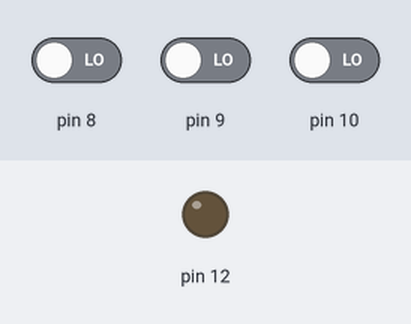
Bench run of a sketch on a simulated Arduino Uno, built with avr-gcc and run on an emulated ATmega328P. Parts: output pins drawn as LEDs (lit = HIGH). The test bench sets the inputs (shaded band); at power-on: pin 8 LOW, pin 9 LOW, pin 10 LOW.

Above: at 8.8 s.
8.9 s: pin 8 driven HIGH and pin 9 driven HIGH and pin 10 driven HIGH
At 12.5 s:
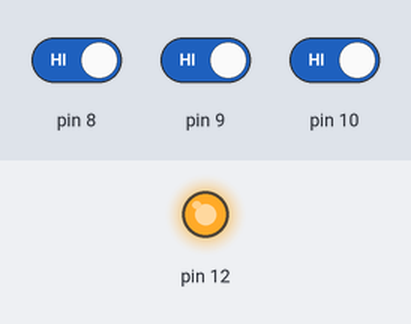
Timing chart, 0 to 17.5 s (numbered marks = the images above; inputs shaded):
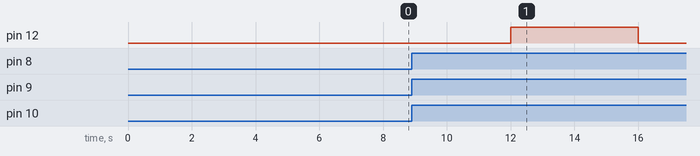

Measured:
- after the input at 8.9 s, pin 12: LOW → HIGH after 3.1 s, → LOW 4.0 s later

The sketch:

PRACTICA_15.ino
```cpp
/*PUERTAS LOGICAS 07 PROBLEMA REAL
AÑADIMOS 3 PULSADORES (ENTRADAS) Y CUANDO SE CUMPLE NUESTRA FUNCION LOGICA DE LA PRACTICA 7. LAS ENTRADAS VAN A LOS PINS 10, 9, 8..... CUANDO SE DEN LAS CONDICIONES EL LED SE ACTIVA. CUANDO NO SE DEN LAS CONDICIONES NO SE DEBE ENCENDER EL LED.
DAVID ANDRES OTERO ELIA
16/12/2022 */


// C++ code
//
int A = 0;

int B = 0;

int C = 0;

void setup()
{
  pinMode(10, INPUT);
  pinMode(9, INPUT);
  pinMode(8, INPUT);
  pinMode(12, OUTPUT);
}

void loop()
{
  A += digitalRead(10);
  B += digitalRead(9);
  C += digitalRead(8);

  if (((!(A == 0)) && B == 1) && (!(C == 0)) || ((A == 1 && B == 1) && (!(C == 0)) || (A == 1 && B == 1) && C == 1)) {
    digitalWrite(12, HIGH);
    delay(4000); // Wait for 4000 millisecond(s)
  } else {
    digitalWrite(12, LOW);
    delay(4000); // Wait for 4000 millisecond(s)
  }
}
```
